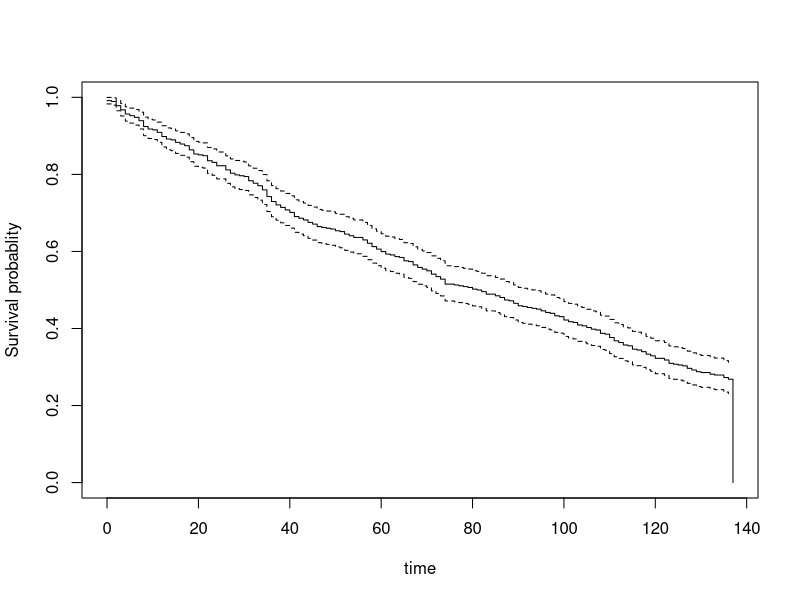

The R script that drew this image:
## ---- chunk 1
knitr::opts_chunk$set(echo = TRUE)
## ---- chunk 2
Data1 <- read.table("vets.txt")
colnames(Data1) <- c("Vet.time","Vet.cns")

library(survival)
vet.Surv <- Surv(Data1$Vet.time)
print(vet.Surv)
mean(Data1[,1])# Vet.surv == Vet.time

## ---- chunk 3
sum(Data1$Vet.cns)
sum(Data1$Vet.time*Data1$Vet.cns)

mean(vet.Surv)

## ---- chunk 4
retire <- read.table("retire.txt", header=TRUE,skip=2)

## ---- chunk 5
library(survival)
ret.surv <- Surv(retire$time)
sfit <- survfit(ret.surv ~ 1)
plot(sfit,xlab = "time",ylab = "Survival probablity")

## ---- chunk 6
summary(sfit)
